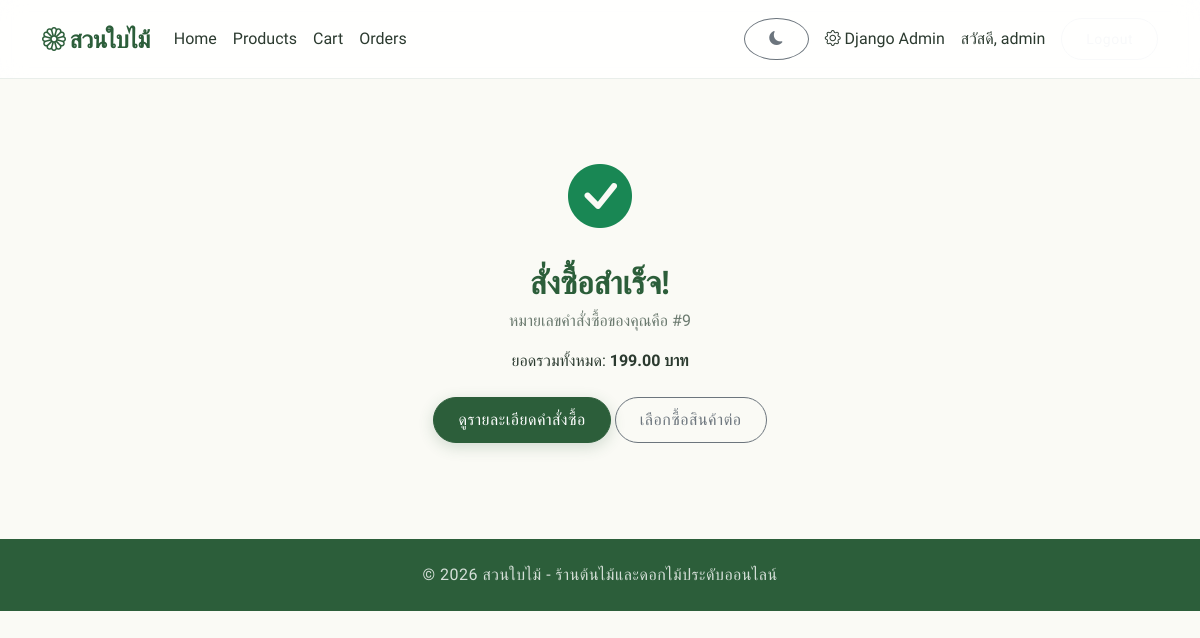
The page /orders/success/9/ (signed in) on the database its author committed.
### accounts/models.py (models this page shows, shortened)
class User(AbstractUser):
    phone = models.CharField('เบอร์โทรศัพท์', max_length=15, blank=True)
    address = models.TextField('ที่อยู่', blank=True)

### orders/models.py (models this page shows, shortened)
class Order(models.Model):
    STATUS_PENDING = 'pending'
    STATUS_SHIPPING = 'shipping'
    STATUS_COMPLETED = 'completed'
    STATUS_CANCELLED = 'cancelled'
    STATUS_CHOICES = [
        (STATUS_PENDING, 'รอดำเนินการ'),
        (STATUS_SHIPPING, 'กำลังจัดส่ง'),
        (STATUS_COMPLETED, 'จัดส่งสำเร็จ'),
        (STATUS_CANCELLED, 'ยกเลิก'),
    ]
    user = models.ForeignKey(
        settings.AUTH_USER_MODEL, verbose_name='ลูกค้า',
        on_delete=models.CASCADE, related_name='orders'
    )
    receiver_name = models.CharField('ชื่อผู้รับ', max_length=150)
    phone = models.CharField('เบอร์โทรศัพท์', max_length=15)
    shipping_address = models.TextField('ที่อยู่จัดส่ง')
    total_price = models.DecimalField('ราคารวม', max_digits=10, decimal_places=2)
    status = models.CharField('สถานะ', max_length=20, choices=STATUS_CHOICES, default=STATUS_PENDING)
    created_at = models.DateTimeField('วันที่สั่งซื้อ', auto_now_add=True)
    class Meta:
        verbose_name = 'คำสั่งซื้อ'
        verbose_name_plural = 'คำสั่งซื้อ'
        ordering = ['-created_at']

### orders/views.py (the view)
# urls.py: path('success/<int:order_id>/', views.order_success_view, name='order_success'),
@login_required
def order_success_view(request, order_id):
    order = get_object_or_404(Order, id=order_id, user=request.user)
    return render(request, 'orders/order_success.html', {'order': order})

### cart/cart.py (called while the page is built, shortened)
    def __iter__(self):
        product_ids = list(self.cart.keys())
        products = Product.objects.filter(id__in=product_ids)
        products_map = {str(p.id): p for p in products}
        missing_ids = set(product_ids) - set(products_map.keys())
        if missing_ids:
            for product_id in missing_ids:
                self.cart.pop(product_id, None)
            self.save()

    def __len__(self):
        return sum(item["quantity"] for item in self)

### cart/context_processors.py (called while the page is built)
def cart_summary(request):
    cart = Cart(request)
    return {'cart_count': len(cart)}

### orders/templates/orders/order_success.html (shortened to what this page needs)
{% extends 'base.html' %}
{% block content %}
<div class="text-center py-5">
    <i class="bi bi-check-circle-fill text-success" style="font-size: 4rem;"></i>
    <h2 class="mt-3">สั่งซื้อสำเร็จ!</h2>
    <p class="text-muted">หมายเลขคำสั่งซื้อของคุณคือ #{{ order.id }}</p>
    <p>ยอดรวมทั้งหมด: <strong>{{ order.total_price }} บาท</strong></p>
    <div class="mt-4">
        <a href="{% url 'orders:order_detail' order.id %}" class="btn btn-primary">ดูรายละเอียดคำสั่งซื้อ</a>
        <a href="{% url 'products:product_list' %}" class="btn btn-outline-secondary">เลือกซื้อสินค้าต่อ</a>
    </div>
</div>
{% endblock %}

### templates/base.html (shortened to what this page needs)
{% load static %}
<!DOCTYPE html>
<html lang="th">
<head>
    <link href="https://cdn.jsdelivr.net/npm/bootstrap@5.3.3/dist/css/bootstrap.min.css" rel="stylesheet">
    <link href="https://cdn.jsdelivr.net/npm/bootstrap-icons@1.11.3/font/bootstrap-icons.css" rel="stylesheet">
    <link href="{% static 'css/style.css' %}?v=1.5" rel="stylesheet">
</head>
<body>
<nav class="navbar navbar-expand-lg sticky-top">
    <div class="container">
        <a class="navbar-brand fw-bold" href="{% url 'products:home' %}">
            <i class="bi bi-flower1"></i> สวนใบไม้
        </a>
        <div class="collapse navbar-collapse" id="navbarMain">
            <ul class="navbar-nav me-auto mb-2 mb-lg-0">
                <li class="nav-item">
                    <a class="nav-link" href="{% url 'products:home' %}">Home</a>
                </li>
                <li class="nav-item">
                    <a class="nav-link" href="{% url 'products:product_list' %}">Products</a>
                </li>
                <li class="nav-item">
                    <a class="nav-link" href="{% url 'cart:cart_detail' %}">
                        Cart {% if cart_count %}<span class="badge bg-light text-dark">{{ cart_count }}</span>{% endif %}
                    </a>
                </li>
                {% if user.is_authenticated %}
                <li class="nav-item">
                    <a class="nav-link" href="{% url 'orders:order_history' %}">Orders</a>
                </li>
                {% endif %}
            </ul>
            <ul class="navbar-nav align-items-center">
                <li class="nav-item me-2">
                    <button id="themeToggle" class="btn btn-outline-secondary btn-sm rounded-circle" aria-label="Toggle Theme">
                        <i class="bi bi-moon-fill" id="themeIcon"></i>
                    </button>
                </li>
                {% if user.is_authenticated %}
                    {% if user.is_staff %}
                    <li class="nav-item">
                        <a class="nav-link" href="{% url 'admin:index' %}">
                            <i class="bi bi-gear"></i> Django Admin
                        </a>
                    </li>
                    {% endif %}
                    <li class="nav-item">
                        <span class="nav-link">สวัสดี, {{ user.first_name|default:user.username }}</span>
                    </li>
                    <li class="nav-item">
                        <form method="post" action="{% url 'accounts:logout' %}" class="d-inline">
                            <button type="submit" class="btn btn-outline-light btn-sm ms-2">Logout</button>
                        </form>
                    </li>
                {% endif %}
            </ul>
        </div>
    </div>
</nav>
<main class="container my-4">
    {% block content %}{% endblock %}
</main>
<footer class="text-center py-4 mt-5 footer-custom">
    <p class="mb-0">&copy; 2026 สวนใบไม้ - ร้านต้นไม้และดอกไม้ประดับออนไลน์</p>
</footer>
</body>
</html>

### static/css/style.css (style rules this page uses)
:root { --primary: #2C5E3A; --primary-light: #3d7e4f; --secondary: #8CA790; --accent: #CC7A52; --bg-color: #FAFAF5; --text-main: #2b3a2f; --text-muted: #6b7a6f; --white: #ffffff; --shadow-soft: 0 10px 30px rgba(44, 94, 58, 0.08); --shadow-hover: 0 20px 40px rgba(44, 94, 58, 0.15); --navbar-bg: rgba(255, 255, 255, 0.85); --navbar-border: rgba(44, 94, 58, 0.1); --radius-sm: 8px; --radius-md: 16px; --radius-lg: 24px; --radius-pill: 50px; --transition: all 0.3s cubic-bezier(0.25, 0.8, 0.25, 1); --bs-body-color: var(--text-main); --bs-body-bg: var(--bg-color); }
body { background-color: var(--bg-color); color: var(--text-main); font-family: 'Prompt', 'Outfit', sans-serif; -webkit-font-smoothing: antialiased; }
.text-muted, .form-text { color: var(--text-muted) !important; }
h1, h2, h3, h4, h5, h6, .navbar-brand { font-family: 'Outfit', 'Prompt', sans-serif; font-weight: 600; color: var(--primary); }
.navbar { background-color: var(--navbar-bg) !important; backdrop-filter: blur(12px); -webkit-backdrop-filter: blur(12px); border-bottom: 1px solid var(--navbar-border); padding: 1rem 0; transition: var(--transition); }
.navbar.sticky-top { position: sticky; top: 0; z-index: 1030; }
.navbar-brand { font-size: 1.5rem; color: var(--primary) !important; letter-spacing: -0.5px; }
.navbar-nav .nav-link { color: var(--text-main) !important; font-weight: 500; padding: 0.5rem 1.2rem; border-radius: var(--radius-pill); transition: var(--transition); }
.btn { border-radius: var(--radius-pill); padding: 0.6rem 1.5rem; font-weight: 500; transition: var(--transition); letter-spacing: 0.5px; }
.btn-primary { background-color: var(--primary); border-color: var(--primary); color: var(--white); box-shadow: 0 4px 15px rgba(44, 94, 58, 0.2); }
.footer-custom { background-color: var(--primary); color: rgba(255,255,255,0.8); border-top: none; padding: 3rem 0; margin-top: 5rem; }
.footer-custom p { font-weight: 300; letter-spacing: 0.5px; }

### rows shown on the page
User: first_name "admin"
Order: id "9", total_price "199.00"
